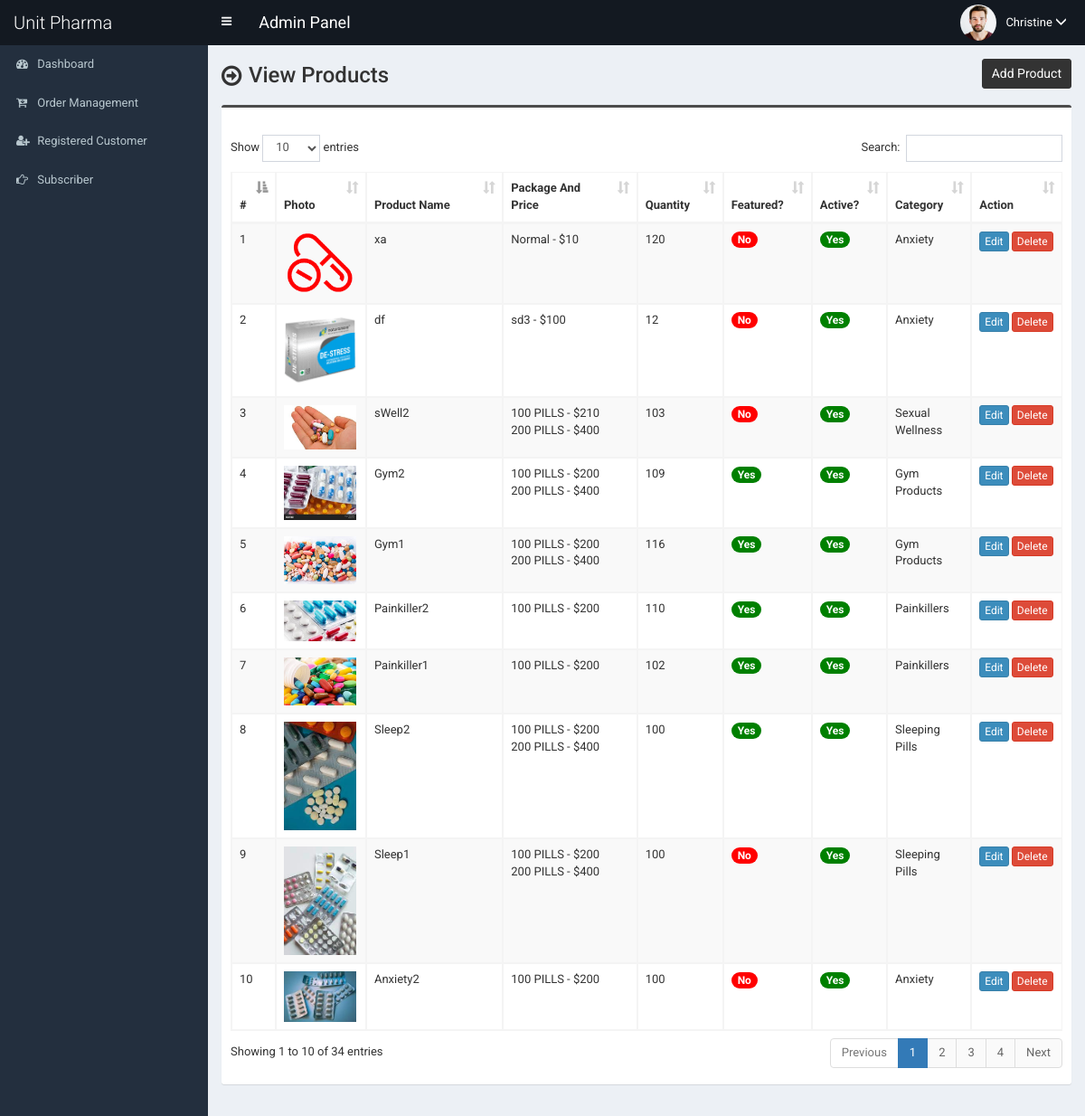
Screenshot of /admin/product.php (signed in) with the database file from the repository.
### tables this page shows
CREATE TABLE `tbl_product` (
  `p_id` int(11) NOT NULL,
  `p_name` varchar(255) NOT NULL,
  `p_old_price` varchar(10) NOT NULL,
  `p_current_price` varchar(10) NOT NULL,
  `p_qty` int(10) NOT NULL,
  `p_featured_photo` varchar(255) NOT NULL,
  `p_description` text NOT NULL,
  `p_short_description` text NOT NULL,
  `p_feature` text NOT NULL,
  `p_condition` text NOT NULL,
  `p_return_policy` text NOT NULL,
  `p_total_view` int(11) NOT NULL,
  `p_is_featured` int(1) NOT NULL,
  `p_is_active` int(1) NOT NULL,
  `tcat_id` int(11) NOT NULL
);

CREATE TABLE `tbl_product_package` (
  `id` int(11) NOT NULL,
  `p_id` int(11) NOT NULL,
  `pkg_name` varchar(255) NOT NULL,
  `pkg_price` int(11) NOT NULL
);

CREATE TABLE `tbl_top_category` (
  `tcat_id` int(11) NOT NULL,
  `tcat_name` varchar(255) NOT NULL,
  `show_on_menu` int(1) NOT NULL
);

### admin/product.php (the view, shortened to what this page needs)
<?php require_once('header.php'); ?>
<section class="content-header">
    <div class="content-header-left">
        <h1>View Products</h1>
    </div>
    <div class="content-header-right">
        <a href="product-add.php" class="btn btn-primary btn-sm">Add Product</a>
    </div>
</section>
<section class="content">
    <div class="row">
        <div class="col-md-12">
            <div class="box box-info">
                <div class="box-body table-responsive">
                    <table id="example1" class="table table-bordered table-hover table-striped">
                        <thead class="thead-dark">
                            <tr>
                                <th width="10">#</th>
                                <th>Photo</th>
                                <th width="160">Product Name</th>
                                <th width="160">Package And Price</th>
                                <th width="60">Quantity</th>
                                <th>Featured?</th>
                                <th>Active?</th>
                                <th>Category</th>
                                <th width="80">Action</th>
                            </tr>
                        </thead>
                        <tbody>
                            <?php
							$i=0;
							$statement = $pdo->prepare("SELECT
														t1.p_id,
														t1.p_name,
														t1.p_old_price,
														t1.p_current_price,
														t1.p_qty,
														t1.p_featured_photo,
														t1.p_is_featured,
														t1.p_is_active,
														-- t1.ecat_id,
														-- t2.ecat_id,
														-- t2.ecat_name,
														-- t3.mcat_id,
														-- t3.mcat_name,
														t4.tcat_id,
														t4.tcat_name
							                           	FROM tbl_product t1
							                           	JOIN tbl_top_category t4
							                           	ON t1.tcat_id = t4.tcat_id
							                           	ORDER BY t1.p_id DESC
							                           	");
							$statement->execute();
							$result = $statement->fetchAll(PDO::FETCH_ASSOC);
							foreach ($result as $row) {
								$i++;
								?>
                            <tr>
                                <td><?php echo $i; ?></td>
                                <td style="width:82px;"><img
                                        src="../assets/uploads/<?php echo $row['p_featured_photo']; ?>"
                                        alt="<?php echo $row['p_name']; ?>" style="width:80px;"></td>
                                <td><?php echo $row['p_name']; ?></td>
                                <td>
                                    <?php
										$statement = $pdo->prepare("SELECT * FROM tbl_product_package WHERE p_id=?");
										$statement->execute(array($row['p_id']));
										$resultpkg = $statement->fetchAll(PDO::FETCH_ASSOC);
										foreach ($resultpkg as $pkg) {
											echo nl2br($pkg['pkg_name']." - $".$pkg['pkg_price']."\n");
										}
										 ?>
                                </td>
                                <td><?php echo $row['p_qty']; ?></td>
                                <td>
                                    <?php if($row['p_is_featured'] == 1) {echo '<span class="badge badge-success" style="background-color:green;">Yes</span>';} else {echo '<span class="badge badge-success" style="background-color:red;">No</span>';} ?>
                                </td>
                                <td>
                                    <?php if($row['p_is_active'] == 1) {echo '<span class="badge badge-success" style="background-color:green;">Yes</span>';} else {echo '<span class="badge badge-danger" style="background-color:red;">No</span>';} ?>
                                </td>
                                <td><?php echo $row['tcat_name']; ?><br></td>
                                <td>
                                    <a href="product-edit.php?id=<?php echo $row['p_id']; ?>"
                                        class="btn btn-primary btn-xs">Edit</a>
                                    <a href="#" class="btn btn-danger btn-xs"
                                        data-href="product-delete.php?id=<?php echo $row['p_id']; ?>"
                                        data-toggle="modal" data-target="#confirm-delete">Delete</a>
                                </td>
                            </tr>
                            <?php
							}
							?>
                        </tbody>
                    </table>
                </div>
            </div>
        </div>
    </div>
</section>
<?php require_once('footer.php'); ?>

### admin/style.css (style rules this page uses)
body { font-size: 13px; font-family: "Roboto", sans-serif; }
.content-header > h1, .content-header .content-header-left h1 { font-family: "Roboto", sans-serif; }
.box-info { padding-top: 20px; }
.content-header { overflow: hidden; }
.content-header .content-header-left { float: left; padding-top: 5px; }
.content-header .content-header-right { float: right; }
.content-header .content-header-left h1 { margin-top: 0; margin-bottom: 0; padding-left: 30px; padding-bottom: 5px; font-size: 24px; position: relative; }
.content-header .content-header-left h1:before { position: absolute; top: 0; left: 0; font-family: "FontAwesome", sans-serif; font-size: 26px; content: "\f18e"; }
.content-header .content-header-right a { position: relative; font-size: 14px; }
.box.box-info { border-top-color: #4c4c4c; }
.content-header .content-header-right a { background-color: #333333; border-color: #333333; }

### rows the page displays
tbl_product: p_featured_photo (picture), p_name "xa", p_qty "120", p_is_featured "No", p_is_active "Yes", tcat.tcat_name "Anxiety"
tbl_product_package: pkg_name+pkg_price "Normal - $10"
tbl_product: p_featured_photo (picture), p_name "df", p_qty "12", p_is_featured "No", p_is_active "Yes", tcat.tcat_name "Anxiety"
tbl_product_package: pkg_name+pkg_price "sd3 - $100"
tbl_product: p_featured_photo (picture), p_name "sWell2", p_qty "103", p_is_featured "No", p_is_active "Yes", tcat.tcat_name "Sexual Wellness"
tbl_product_package: pkg_name+pkg_price "100 PILLS - $210"
tbl_product_package: pkg_name+pkg_price "200 PILLS - $400"
tbl_product: p_featured_photo (picture), p_name "Gym2", p_qty "109", p_is_featured "Yes", p_is_active "Yes", tcat.tcat_name "Gym Products"
tbl_product_package: pkg_name+pkg_price "100 PILLS - $200"
tbl_product_package: pkg_name+pkg_price "200 PILLS - $400"
tbl_product: p_featured_photo (picture), p_name "Gym1", p_qty "116", p_is_featured "Yes", p_is_active "Yes", tcat.tcat_name "Gym Products"
tbl_product_package: pkg_name+pkg_price "100 PILLS - $200"
tbl_product_package: pkg_name+pkg_price "200 PILLS - $400"
tbl_product: p_featured_photo (picture), p_name "Painkiller2", p_qty "110", p_is_featured "Yes", p_is_active "Yes", tcat.tcat_name "Painkillers"
tbl_product_package: pkg_name+pkg_price "100 PILLS - $200"
tbl_product: p_featured_photo (picture), p_name "Painkiller1", p_qty "102", p_is_featured "Yes", p_is_active "Yes", tcat.tcat_name "Painkillers"
tbl_product_package: pkg_name+pkg_price "100 PILLS - $200"
tbl_product: p_featured_photo (picture), p_name "Sleep2", p_qty "100", p_is_featured "Yes", p_is_active "Yes", tcat.tcat_name "Sleeping Pills"
tbl_product_package: pkg_name+pkg_price "100 PILLS - $200"
tbl_product_package: pkg_name+pkg_price "200 PILLS - $400"
tbl_product: p_featured_photo (picture), p_name "Sleep1", p_qty "100", p_is_featured "No", p_is_active "Yes", tcat.tcat_name "Sleeping Pills"
tbl_product_package: pkg_name+pkg_price "100 PILLS - $200"
tbl_product_package: pkg_name+pkg_price "200 PILLS - $400"
tbl_product: p_featured_photo (picture), p_name "Anxiety2", p_qty "100", p_is_featured "No", p_is_active "Yes", tcat.tcat_name "Anxiety"
tbl_product_package: pkg_name+pkg_price "100 PILLS - $200"

### other values shown
$_SESSION['user']['full_name'] "Christine"
